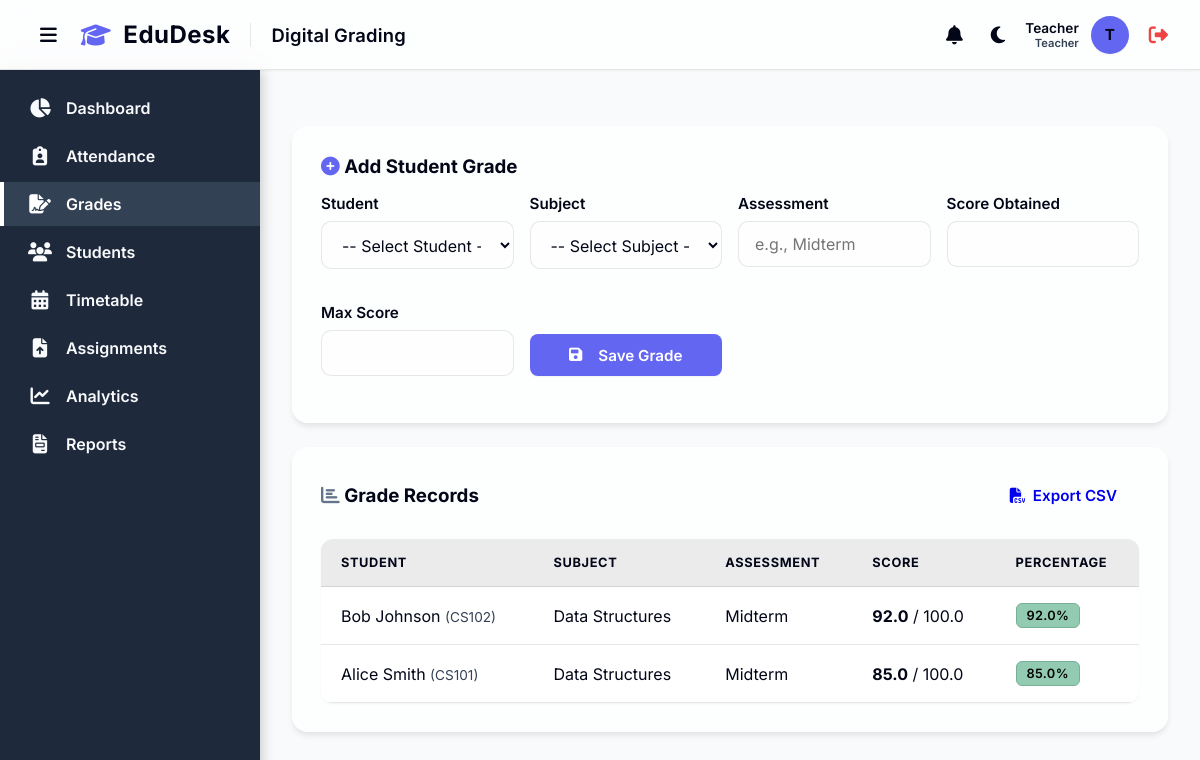
The page /grades (signed in) on the database its author committed.
### models.py (models this page shows)
class User(UserMixin, db.Model):
    id = db.Column(db.Integer, primary_key=True)
    name = db.Column(db.String(100), nullable=False)
    email = db.Column(db.String(120), unique=True, nullable=False)
    password_hash = db.Column(db.String(256), nullable=False)
    role = db.Column(db.String(20), nullable=False, default='Teacher') # 'Admin', 'Teacher', 'Student', 'Parent'
    subject_id = db.Column(db.Integer, db.ForeignKey('subject.id'), nullable=True)
    subject = db.relationship('Subject', foreign_keys=[subject_id], backref='users_as_teachers')
    notifications = db.relationship('Notification', backref='user', lazy=True)

class Grade(db.Model):
    id = db.Column(db.Integer, primary_key=True)
    student_id = db.Column(db.Integer, db.ForeignKey('student.id'), nullable=False)
    subject_id = db.Column(db.Integer, db.ForeignKey('subject.id'), nullable=False)
    assessment = db.Column(db.String(50), nullable=False) # e.g., 'Midterm', 'Assignment 1'
    score = db.Column(db.Float, nullable=False)
    max_score = db.Column(db.Float, nullable=False)

class Student(db.Model):
    id = db.Column(db.Integer, primary_key=True)
    roll_number = db.Column(db.String(20), unique=True, nullable=False)
    name = db.Column(db.String(100), nullable=False)
    email = db.Column(db.String(120), unique=True, nullable=True)
    phone = db.Column(db.String(20), nullable=True)
    department = db.Column(db.String(50), nullable=True)
    semester = db.Column(db.Integer, nullable=True)
    batch = db.Column(db.String(50), nullable=True)
    teacher_id = db.Column(db.Integer, db.ForeignKey('user.id'), nullable=True)
    user_id = db.Column(db.Integer, db.ForeignKey('user.id'), nullable=True) # For Student Login
    parent_id = db.Column(db.Integer, db.ForeignKey('user.id'), nullable=True) # For Parent Linkage
    teacher = db.relationship('User', foreign_keys=[teacher_id], backref='students_mentored')
    user_account = db.relationship('User', foreign_keys=[user_id], backref='student_profile')
    parent = db.relationship('User', foreign_keys=[parent_id], backref='children')
    attendances = db.relationship('Attendance', backref='student', lazy=True)
    grades = db.relationship('Grade', backref='student', lazy=True)
    submissions = db.relationship('Submission', backref='student', lazy=True)

class Subject(db.Model):
    id = db.Column(db.Integer, primary_key=True)
    code = db.Column(db.String(20), unique=True, nullable=False)
    name = db.Column(db.String(100), nullable=False)
    credits = db.Column(db.Integer, nullable=False, default=3)
    teacher_id = db.Column(db.Integer, db.ForeignKey('user.id'), nullable=True) # Reference to User (Teacher)
    teacher = db.relationship('User', foreign_keys=[teacher_id], backref='subjects')
    attendances = db.relationship('Attendance', backref='subject', lazy=True)
    grades = db.relationship('Grade', backref='subject', lazy=True)
    timetables = db.relationship('Timetable', backref='subject', lazy=True)
    assignments = db.relationship('Assignment', backref='subject', lazy=True)

### app.py (the view, shortened to what this page needs)
@app.route('/grades', methods=['GET', 'POST'])
@login_required
def grades():
    subjects = Subject.query.all()
    if current_user.role == 'Admin':
        students = Student.query.all()
        all_grades = Grade.query.join(Student).join(Subject).order_by(Grade.id.desc()).all()
    else:
        students = Student.query.filter_by(teacher_id=current_user.id).all()
        all_grades = Grade.query.join(Student).join(Subject).filter(Student.teacher_id==current_user.id).order_by(Grade.id.desc()).all()
    return render_template('grades.html', subjects=subjects, students=students, grades=all_grades)

### app.py (called while the page is built)
@login_manager.user_loader
def load_user(user_id):
    return User.query.get(int(user_id))

### templates/grades.html (shortened to what this page needs)
{% extends 'base.html' %}
{% block page_title %}Digital Grading{% endblock %}
{% block content %}
<div class="card" style="margin-bottom: 24px;">
    <h3><i class="fa-solid fa-plus-circle" style="color: var(--primary-color);"></i> Add Student Grade</h3>
    <form method="POST" action="{{ url_for('grades') }}"
        style="margin-top: 16px; display: grid; grid-template-columns: repeat(auto-fit, minmax(180px, 1fr)); gap: 16px;">
        <div class="form-group">
            <label for="student_id">Student</label>
            <select name="student_id" id="student_id" class="form-control" required>
                <option value="">-- Select Student --</option>
            </select>
        </div>
        <div class="form-group">
            <label for="subject_id">Subject</label>
            <select name="subject_id" id="subject_id" class="form-control" required>
                <option value="">-- Select Subject --</option>
            </select>
        </div>
        <div class="form-group">
            <label for="assessment">Assessment</label>
            <input type="text" name="assessment" id="assessment" class="form-control" placeholder="e.g., Midterm"
                required>
        </div>
        <div class="form-group">
            <label for="score">Score Obtained</label>
            <input type="number" step="0.1" name="score" id="score" class="form-control" required>
        </div>
        <div class="form-group">
            <label for="max_score">Max Score</label>
            <input type="number" step="0.1" name="max_score" id="max_score" class="form-control" max-value="100"
                required>
        </div>
        <div class="form-group" style="display: flex; align-items: flex-end;">
            <button type="submit" class="btn btn-primary btn-save" style="width: 100%; height: 42px;">
                <i class="fa-solid fa-save" style="margin-right: 8px;"></i> Save Grade
            </button>
        </div>
    </form>
</div>
<div class="card">
    <div style="display: flex; justify-content: space-between; align-items: center; margin-bottom: 24px;">
        <h3 style="margin: 0;"><i class="fa-solid fa-chart-bar" style="color: var(--secondary-color);"></i> Grade Records</h3>
        <a href="{{ url_for('export_grades') }}" class="btn btn-secondary"><i class="fa-solid fa-file-csv"></i> Export CSV</a>
    </div>
    <table class="styled-table">
        <thead>
            <tr>
                <th>Student</th>
                <th>Subject</th>
                <th>Assessment</th>
                <th>Score</th>
                <th>Percentage</th>
            </tr>
        </thead>
        <tbody>
            {% for grade in grades %}
            <tr>
                <td>{{ grade.student.name }} <span style="color: var(--text-muted); font-size: 0.85em;">({{
                        grade.student.roll_number }})</span></td>
                <td>{{ grade.subject.name }}</td>
                <td>{{ grade.assessment }}</td>
                <td><strong>{{ grade.score }}</strong> / {{ grade.max_score }}</td>
                <td>
                    {% set percentage = (grade.score / grade.max_score) * 100 %}
                    <span
                        class="grade-badge {% if percentage >= 80 %}grade-high{% elif percentage >= 60 %}grade-medium{% else %}grade-low{% endif %}">
                        {{ "%.1f"|format(percentage) }}%
                    </span>
                </td>
            </tr>
            {% else %}
            <tr>
                <td colspan="5" style="text-align:center; color: var(--text-muted);">No grade records available.</td>
            </tr>
            {% endfor %}
        </tbody>
    </table>
</div>
{% endblock %}

### templates/base.html (shortened to what this page needs)
<!DOCTYPE html>
<html lang="en">
<head>
    <link rel="stylesheet" href="https://cdnjs.cloudflare.com/ajax/libs/font-awesome/6.4.0/css/all.min.css">
    <link rel="stylesheet" href="{{ url_for('static', filename='css/style.css') }}">
</head>
<body>
    <header class="topbar">
        <div style="display: flex; align-items: center; gap: 16px;">
            <button id="sidebarToggle" class="btn btn-theme-toggle" aria-label="Toggle Sidebar"
                style="background: transparent; border: none; color: var(--text-main); font-size: 1.2rem; cursor: pointer; display: flex; align-items: center; padding: 4px 8px;">
                <i class="fa-solid fa-bars"></i>
            </button>
            <div class="brand-header"
                style="display: flex; align-items: center; gap: 12px; font-size: 1.5rem; font-weight: 700; color: var(--text-main); letter-spacing: 0.5px;">
                <i class="fa-solid fa-graduation-cap" style="color: var(--primary-color);"></i>
                <span>EduDesk</span>
            </div>
            <h1 class="page-title" style="margin: 0;">{% block page_title %}Dashboard{% endblock %}</h1>
        </div>
        <div class="user-profile" style="display: flex; align-items: center; gap: 12px;">
            <div class="notification-wrapper" style="position: relative;">
                <button id="notifBell" class="btn btn-theme-toggle" aria-label="Notifications"
                    style="background: transparent; border: none; color: var(--text-main); font-size: 1.2rem; cursor: pointer; display: flex; align-items: center; padding: 4px 8px;">
                    <i class="fa-solid fa-bell"></i>
                </button>
            </div>
            <button id="themeToggle" class="btn btn-theme-toggle" aria-label="Toggle Theme"
                style="background: transparent; border: none; color: var(--text-main); font-size: 1.2rem; cursor: pointer; display: flex; align-items: center; padding: 4px 8px;">
                <i class="fa-solid fa-moon"></i>
            </button>
            <div style="text-align: right;">
                <div style="font-size: 0.85rem; font-weight: 600;">{{ current_user.name }}</div>
                <div style="font-size: 0.7rem; color: var(--text-muted);">{{ current_user.role }}</div>
            </div>
            <div class="avatar">{{ current_user.name[0] | upper if current_user.name else 'U' }}</div>
            <a href="{{ url_for('logout') }}" title="Logout"
                style="color: #ef4444; font-size: 1.2rem; margin-left: 8px;"><i
                    class="fa-solid fa-right-from-bracket"></i></a>
        </div>
    </header>
    <div class="layout-wrapper" style="display: flex; flex: 1;">
        <aside class="sidebar">
            <ul class="nav-links" style="padding-top: 16px;">
                <li class="nav-item">
                    <a href="{{ url_for('dashboard') }}"
                        class="nav-link {% if request.endpoint == 'dashboard' or request.endpoint == 'student_dashboard' or request.endpoint == 'parent_dashboard' %}active{% endif %}">
                        <i class="fa-solid fa-chart-pie"></i>
                        <span>Dashboard</span>
                    </a>
                </li>
                {% if current_user.role in ['Admin', 'Teacher'] %}
                <li class="nav-item">
                    <a href="{{ url_for('attendance') }}"
                        class="nav-link {% if request.endpoint == 'attendance' %}active{% endif %}">
                        <i class="fa-solid fa-clipboard-user"></i>
                        <span>Attendance</span>
                    </a>
                </li>
                <li class="nav-item">
                    <a href="{{ url_for('grades') }}"
                        class="nav-link {% if request.endpoint == 'grades' %}active{% endif %}">
                        <i class="fa-solid fa-file-signature"></i>
                        <span>Grades</span>
                    </a>
                </li>
                <li class="nav-item">
                    <a href="{{ url_for('students') }}"
                        class="nav-link {% if request.endpoint == 'students' %}active{% endif %}">
                        <i class="fa-solid fa-users"></i>
                        <span>Students</span>
                    </a>
                </li>
                {% endif %}
                <li class="nav-item">
                    <a href="{{ url_for('timetable') }}"
                        class="nav-link {% if request.endpoint == 'timetable' %}active{% endif %}">
                        <i class="fa-solid fa-calendar-days"></i>
                        <span>Timetable</span>
                    </a>
                </li>
                <li class="nav-item">
                    <a href="{{ url_for('assignments') }}"
                        class="nav-link {% if request.endpoint == 'assignments' %}active{% endif %}">
                        <i class="fa-solid fa-file-arrow-up"></i>
                        <span>Assignments</span>
                    </a>
                </li>
                {% if current_user.role in ['Admin', 'Teacher'] %}
                <li class="nav-item">
                    <a href="{{ url_for('analytics') }}"
                        class="nav-link {% if request.endpoint == 'analytics' %}active{% endif %}">
                        <i class="fa-solid fa-chart-line"></i>
                        <span>Analytics</span>
                    </a>
                </li>
                {% endif %}
                <li class="nav-item">
                    <a href="{{ url_for('reports') }}"
                        class="nav-link {% if request.endpoint == 'reports' %}active{% endif %}">
                        <i class="fa-solid fa-file-invoice"></i>
                        <span>Reports</span>
                    </a>
                </li>
            </ul>
        </aside>
        <main class="main-content">
            <div class="content-wrapper">
                {% block content %}
                {% endblock %}
            </div>
        </main>
    </div>
</body>
</html>

### rows shown on the page
User: name "Teacher", role "Teacher", name "T"
Grade: student.name "Bob Johnson", student.roll_number "CS102", subject.name "Data Structures", assessment "Midterm", score "92.0", max_score "100.0"
Grade: student.name "Alice Smith", student.roll_number "CS101", subject.name "Data Structures", assessment "Midterm", score "85.0", max_score "100.0"
